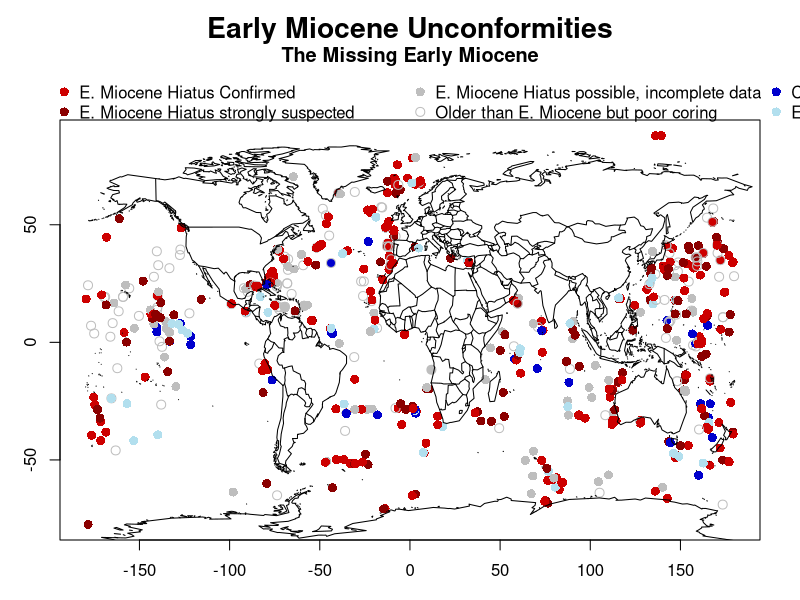

The R source for this figure: (Note: this script raises an error after producing the figure.)
#############################################
#                                           #
#           Miocene Hiatus Map              #
#               3/13/2021                   #                
#                                           #
#############################################

### NOTE: This script is entirely independent of the other scripts used in this
#       manuscript. It does not rely on any post-processed denticles data
#       or any otherwise loaded libraries. It is entirely self-contained and
#       can be run as such. 
## This script can be run in its entirety as "source". It will produce a PDF figure. 
#       If you want a jpg figure, change the writeFile value to 'jpg' below, and if
#       you do not want to produce a file, and have plot show up in R, change to 'off':

writeFile <- 'pdf'
# writeFile <- 'jpg'
# writeFile <- 'off'

##### Necessary libraries #####
library(maps)

##### Call in and process data #####
hiatus <- read.csv('data/Miocene_Hiatus.csv', header = TRUE)

hiatus$Hiatus_status <- factor(hiatus$Hiatus_status) #Turn Hiatus_status value to factor for plot to work... 

## Collapse dat apoints to only have one point per site. Since I considered sites (rather than holes) this is
# the dataset to use for plotting and for the statistics later. 
hiatus.site <- hiatus[match(unique(hiatus$Site), hiatus$Site),]

hiatus.table <- table(hiatus.site$Hiatus_status)

##### Make the map plot #####

# plotting parameters and legend key
pchvec <- c(NA, 1, 16, 16, 16, 16, 16)
colvec <- c(NA, 'gray', 'gray', 'darkred', 'red3', 'blue3', 'lightblue2')
legend.order <- c(5,4, 3, 2, 6, 7) #order of hiatus values presented in the legend

# Make Plot

# pdf('figures/MioceneMap.pdf', height = 7, width = 11, useDingbats = FALSE)

fig.dims <- c(7, 11) #Set Figure-dimensions

if(writeFile == 'pdf') {
    pdf('figures/S13_MioceneMap.pdf', height = fig.dims[1], width = fig.dims[2], useDingbats = FALSE)
}

if(writeFile == 'jpg') {
    jpeg('figures/S13_MioceneMap.jpg', height = fig.dims[1], width = fig.dims[2], units = 'in', res = 300)
}

par(mar = c(3, 3, 6, 2))

plot(hiatus.site$Long, hiatus.site$Lat, pch = pchvec[hiatus.site$Hiatus_status], col = colvec[hiatus.site$Hiatus_status], cex = 1.2)
map(add=T)

legend(legend = c('E. Miocene Hiatus Confirmed', 'E. Miocene Hiatus strongly suspected', 'E. Miocene Hiatus possible, incomplete data', 'Older than E. Miocene but poor coring', 'Complete/Near Complete E. Miocene', 'E. Miocene probably complete'), 
       ncol = 3, xpd = T, x = -200, y = 115, bty = 'n', 
       col = colvec[legend.order], pch = pchvec[legend.order], pt.cex = 1.2)
mtext(side = 3, cex = 1.7, font = 2, text = "Early Miocene Unconformities", line = 3.9)
mtext(side = 3, cex = 1.2, font = 2, text = "The Missing Early Miocene", line = 2.7)

if(writeFile != 'off') {
    dev.off()
}

##### Make the output text file #####
sink("figures/MioceneMap_stats.txt") 

cat('##### Summary Statistics for the Early Miocene Hiatus analysis #####\n')
cat('This analysis is based of of a compilation of shipboard-produced age models for all DSDP, ODP, and IODP expeditions. \n')
cat('Each site was given a unique "hiatus status", which combined all of the holes that were drilled for the site. This is largely based on biostratigraphy, however where available other age constraints were included as well (e.g. paleomag).\n\n')
cat('The categories and designations were based as follows:\n')
cat('0 = Site does not reach below Miocene\n')
cat('1 = E Miocene is not recovered, but it was inferred between spot cores - usually from an DSDP expedition which did not have continuous coring and had large core gaps. Impossible to determine presence or absence of a hiatus\n')
cat('2 = E. Miocene is not recovered, and there is a relatively large age gap (e.g. Middle Miocene to Oligocene) inferred between cores with relatively small coring gaps (e.g. <10 meters between cores). E. Miocene hiatus is likely but not determinable with the available data.\n')
cat('3 = E. Miocene is not identified within a single 9.5m core, indicating a hiatus, but a hiatus is not specified in the site report.\n')
cat('4 = E. Miocene Hiatus Reognized by shipboard biostratigraphers and denoted in site report.\n')
cat('5 = Likely Complete Early Miocene / Hiatus Unlikely - shipboard biostratigraphy is relatively complete and/or estimated sedimentation rates show continuous sedimentation across the Early Miocene.\n')
cat('6 = Possibly complete Early Miocene, but relatively hard to determine based on shipboard data.\n')

cat('\n\n') ## Section break

cat(paste('Out of the ', sum(hiatus.table), ' sites in the DSDP/ODP/IODP database, ', sum(hiatus.table[2:7]), ' extend deeper than the Early Miocene. Of these:\n'))
cat(paste(hiatus.table[2], ' (', round(hiatus.table[2]/sum(hiatus.table[2:7])*100, 2) ,'%) have hiatus status = 1 (indeterminate)\n', sep = ''))
cat(paste(hiatus.table[3], ' (', round(hiatus.table[3]/sum(hiatus.table[2:7])*100, 2) ,'%) have hiatus status = 2 (possible hiatus)\n', sep = ''))
cat(paste(hiatus.table[4], ' (', round(hiatus.table[4]/sum(hiatus.table[2:7])*100, 2) ,'%) have hiatus status = 3 (likely hiatus)\n', sep = ''))
cat(paste(hiatus.table[5], ' (', round(hiatus.table[5]/sum(hiatus.table[2:7])*100, 2) ,'%) have hiatus status = 4 (identified hiatus)\n', sep = ''))
cat(paste(hiatus.table[6], ' (', round(hiatus.table[6]/sum(hiatus.table[2:7])*100, 2) ,'%) have hiatus status = 5 (Likely/complete section)\n', sep = ''))
cat(paste(hiatus.table[7], ' (', round(hiatus.table[7]/sum(hiatus.table[2:7])*100, 2) ,'%) have hiatus status = 6 (possibly complete section)\n', sep = ''))
cat(paste(round(hiatus.table[2]/sum(hiatus.table[2:7])*100, 2), '% are indeterminate, ', round(sum(hiatus.table[3:5])/sum(hiatus.table[2:7])*100, 2), '% have a likely or confirmed hiatus, and ', round(sum(hiatus.table[6:7])/sum(hiatus.table[2:7])*100, 2), '% are probably complete.', sep = ''))


cat('\n\n')

cat('If we discount the Sites where coring is too poor to make a definite determination (hiatus status = 1):\n')
cat(paste(hiatus.table[3], ' (', round(hiatus.table[3]/sum(hiatus.table[3:7])*100, 2) ,'%) have hiatus status = 2 (possible hiatus)\n', sep = ''))
cat(paste(hiatus.table[4], ' (', round(hiatus.table[4]/sum(hiatus.table[3:7])*100, 2) ,'%) have hiatus status = 3 (likely hiatus)\n', sep = ''))
cat(paste(hiatus.table[5], ' (', round(hiatus.table[5]/sum(hiatus.table[3:7])*100, 2) ,'%) have hiatus status = 4 (identified hiatus)\n', sep = ''))
cat(paste(hiatus.table[6], ' (', round(hiatus.table[6]/sum(hiatus.table[3:7])*100, 2) ,'%) have hiatus status = 5 (Likely/complete section)\n', sep = ''))
cat(paste(hiatus.table[7], ' (', round(hiatus.table[7]/sum(hiatus.table[3:7])*100, 2) ,'%) have hiatus status = 6 (possibly complete section)\n', sep = ''))

cat(paste(round(sum(hiatus.table[3:5])/sum(hiatus.table[3:7])*100, 2), '% have a likely or confirmed hiatus, and ', round(sum(hiatus.table[6:7])/sum(hiatus.table[3:7])*100, 2), '% are probably complete.', sep = ''))


cat('\n\n')

cat('If we further discount the Sites with hiatus status = 2:\n')
cat(paste(hiatus.table[4], ' (', round(hiatus.table[4]/sum(hiatus.table[4:7])*100, 2) ,'%) have hiatus status = 3 (likely hiatus)\n', sep = ''))
cat(paste(hiatus.table[5], ' (', round(hiatus.table[5]/sum(hiatus.table[4:7])*100, 2) ,'%) have hiatus status = 4 (identified hiatus)\n', sep = ''))
cat(paste(hiatus.table[6], ' (', round(hiatus.table[6]/sum(hiatus.table[4:7])*100, 2) ,'%) have hiatus status = 5 (Likely/complete section)\n', sep = ''))
cat(paste(hiatus.table[7], ' (', round(hiatus.table[7]/sum(hiatus.table[4:7])*100, 2) ,'%) have hiatus status = 6 (possibly complete section)\n', sep = ''))

cat(paste(round(sum(hiatus.table[4:5])/sum(hiatus.table[4:7])*100, 2), '% have a likely or confirmed hiatus, and ', round(sum(hiatus.table[6:7])/sum(hiatus.table[4:7])*100, 2), '% are probably complete.', sep = ''))


cat('\n\n')

cat('Finally, if we only consider sites that have definitive or near-definitive hiatus status (hiatus status = 4 or hiatus status = 5):\n')
cat(paste(hiatus.table[5], ' (', round(hiatus.table[5]/sum(hiatus.table[5:6])*100, 2) ,'%) have hiatus status = 4 (identified hiatus)\n', sep = ''))
cat(paste(hiatus.table[6], ' (', round(hiatus.table[6]/sum(hiatus.table[5:6])*100, 2) ,'%) have hiatus status = 5 (Likely/complete section)\n', sep = ''))

cat(paste(round(sum(hiatus.table[5])/sum(hiatus.table[5:6])*100, 2), '% have a likely or confirmed hiatus, and ', round(sum(hiatus.table[6])/sum(hiatus.table[5:6])*100, 2), '% are probably complete.', sep = ''))

sink()
